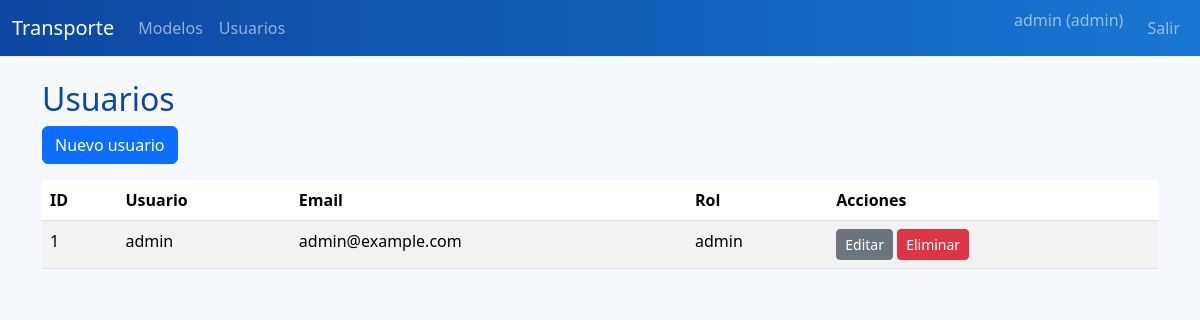
Page /users/ (signed in) on the committed database.
### app/models/models.py (models this page shows, shortened)
class User(UserMixin, db.Model):
    __tablename__ = 'users'
    id = db.Column(db.Integer, primary_key=True)
    username = db.Column(db.String(64), unique=True, nullable=False)
    email = db.Column(db.String(120), unique=True, nullable=False)
    password_hash = db.Column(db.String(128), nullable=False)
    role = db.Column(db.String(20), nullable=False, default='consulta')
    models = db.relationship('TransportModel', backref='user', lazy=True)
    def is_admin(self):
        return self.role == 'admin'

### app/users/routes.py (the view)
@bp.route('/')
@login_required
def index():
    if not admin_required():
        flash('Acceso restringido a administradores.', 'danger')
        return redirect(url_for('main.dashboard'))
    users = User.query.all()
    return render_template('users/index.html', users=users)

### app/models/models.py (called while the page is built)
@login_manager.user_loader
def load_user(user_id):
    return User.query.get(int(user_id))

### app/users/routes.py (called while the page is built)
def admin_required():
    if not current_user.is_authenticated or not current_user.is_admin():
        return False
    return True

### app/templates/users/index.html (shortened to what this page needs)
{% extends 'base.html' %}
{% block content %}
<h2>Usuarios</h2>
<a href="{{ url_for('users.create') }}" class="btn btn-primary mb-3">Nuevo usuario</a>
<table class="table table-striped">
    <thead>
        <tr>
            <th>ID</th><th>Usuario</th><th>Email</th><th>Rol</th><th>Acciones</th>
        </tr>
    </thead>
    <tbody>
        {% for u in users %}
        <tr>
            <td>{{ u.id }}</td>
            <td>{{ u.username }}</td>
            <td>{{ u.email }}</td>
            <td>{{ u.role }}</td>
            <td>
                <a href="{{ url_for('users.edit', user_id=u.id) }}" class="btn btn-sm btn-secondary">Editar</a>
                <form method="post" action="{{ url_for('users.delete', user_id=u.id) }}" style="display:inline;">
                    <button type="submit" class="btn btn-sm btn-danger" onclick="return confirm('¿Eliminar usuario?');">Eliminar</button>
                </form>
            </td>
        </tr>
        {% endfor %}
    </tbody>
</table>
{% endblock %}

### app/templates/base.html (shortened to what this page needs)
<!doctype html>
<html lang="es">
<head>
    <link href="https://cdn.jsdelivr.net/npm/bootstrap@5.3.3/dist/css/bootstrap.min.css" rel="stylesheet">
    <link rel="stylesheet" href="{{ url_for('static', filename='css/style.css') }}">
</head>
<body>
    <nav class="navbar navbar-expand-lg navbar-dark bg-primary mb-4">
        <div class="container-fluid">
            <a class="navbar-brand" href="{{ url_for('main.dashboard') }}">Transporte</a>
            <div class="collapse navbar-collapse" id="navbarNav">
                <ul class="navbar-nav me-auto">
                    {% if current_user.is_authenticated %}
                    <li class="nav-item"><a class="nav-link" href="{{ url_for('models_bp.index') }}">Modelos</a></li>
                    <li class="nav-item"><a class="nav-link" href="{{ url_for('users.index') }}">Usuarios</a></li>
                    {% endif %}
                </ul>
                <ul class="navbar-nav">
                    {% if current_user.is_authenticated %}
                    <li class="nav-item"><span class="navbar-text me-3">{{ current_user.username }} ({{ current_user.role }})</span></li>
                    <li class="nav-item"><a class="nav-link" href="{{ url_for('auth.logout') }}">Salir</a></li>
                    {% else %}
                    <li class="nav-item"><a class="nav-link" href="{{ url_for('auth.login') }}">Ingresar</a></li>
                    {% endif %}
                </ul>
            </div>
        </div>
    </nav>
    <div class="container">
        {% block content %}{% endblock %}
    </div>
</body>
</html>

### app/static/css/style.css (style rules this page uses)
body { background-color: #f5f8fc; }
.navbar { background: linear-gradient(90deg, #0d47a1, #1976d2); }
h1, h2, h3 { color: #0d47a1; }

### rows in the picture
User: username "admin", role "admin", id "1", email "admin@example.com"
